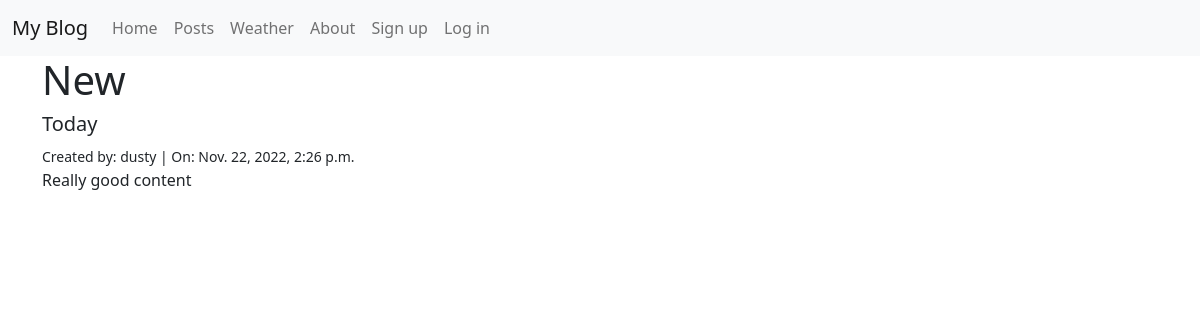
The app's page /posts/1/ with its own data.
### posts/models.py (models this page shows, shortened)
class Post(models.Model):
    title = models.CharField(max_length=128)
    subtitle = models.CharField(max_length=128)
    body = models.TextField()
    created_on = models.DateTimeField(auto_now_add=True)
    author = models.ForeignKey(
        get_user_model(),
        on_delete=models.CASCADE
    )
    status = models.ForeignKey(
        Status,
        on_delete=models.CASCADE,
        default=2
    )

### posts/views.py (the view)
# urls.py: path('<int:pk>/', views.PostDetailView.as_view(), name="detail"),
class PostDetailView(DetailView):
    template_name = "posts/detail.html"
    model = Post

### templates/posts/detail.html (shortened to what this page needs)
{% extends 'base.html' %}
{% block content %}
<h1>{{ post.title }}</h1>
<h5>{{ post.subtitle }}</h5>
<small>Created by: {{ post.author }} | On: {{ post.created_on }} </small>
<p>{{post.body}}</p>
{% endblock content %}

### records on screen
Post: title "New", subtitle "Today", author "dusty", created_on "Nov. 22, 2022, 2:26 p.m.", body "Really good content"
